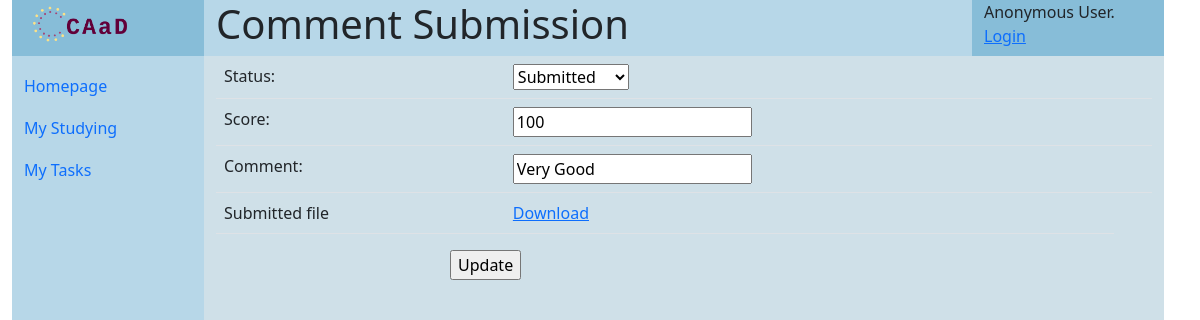
The app's page /courses/submission/15/comment with its own data.
### homeworks/models.py (models this page shows, shortened)
class Submission(models.Model):
    SUBMISSION_STATUS = [ (0, "Unfinished"), (1, "Submitted"), (2, "Commented") ]
    status = models.IntegerField(
        'status', default=0, choices=SUBMISSION_STATUS)
    commit_date = models.DateTimeField('date committed', default=timezone.now())
    score = models.IntegerField('score', null=True)
    comment = models.CharField('comment', max_length=1024, null=True)
    task = models.ForeignKey(Task, on_delete=models.CASCADE, related_name="submissions", null=True)
    submitter = models.ForeignKey(User, on_delete=models.CASCADE, related_name="submissions", null=True)
    file = models.OneToOneField(SubmissionFile, on_delete=models.SET_NULL, null=True, blank=True, related_name="submission")

### homeworks/views.py (the view, shortened to what this page needs)
# urls.py: path('submission/<int:pk>/comment', homework_views.SubmissionCommentUpdateView.as_view(), name='submission_comment'),
class SubmissionCommentUpdateView(UpdateView):
    model = Submission
    fields = ["status", "score", "comment"]
    success_url = "/"
    template_name = "homeworks/submission_update.html"
    def get_context_data(self, **kwargs):
        context = super().get_context_data(**kwargs)
        submission_id = self.object.pk
        file_id = self.object.file.pk
        context['submission_id'] = submission_id
        context['title'] = "Comment Submission"
        context['file_id'] = file_id
        return context
    def get(self, request, *args, **kwargs):
        return super(SubmissionCommentUpdateView, self).get(self, request, *args, **kwargs)

### templates/homeworks/submission_update.html (shortened to what this page needs)
{% extends "generics/base.html" %}
{% block content %}
<form action="{% url 'courses:submission_comment' submission_id %}" method="post">
    <table class="table">
    {% for field in form %}
        <tr>
            <td>
                {{ field.label_tag }}
            </td>
            <td>
                {{ field }}
            </td>
            <td>{{ field.errors }}</td>
        </tr>
    {% endfor %}
        <tr>
            <td>Submitted file</td>
            <td>
                <a href="{% url 'files:download' file_id %}" _target="blank">Download</a>
            </td>
        </tr>
    </table>
<input type="submit" value="Update" class="offset-3">
</form>
{% endblock content %}

### records on screen
Submission: form "Submitted" "100" "Very Good"

### other values on screen
{{ field.label_tag }} "Status:" "Score:" "Comment:"
